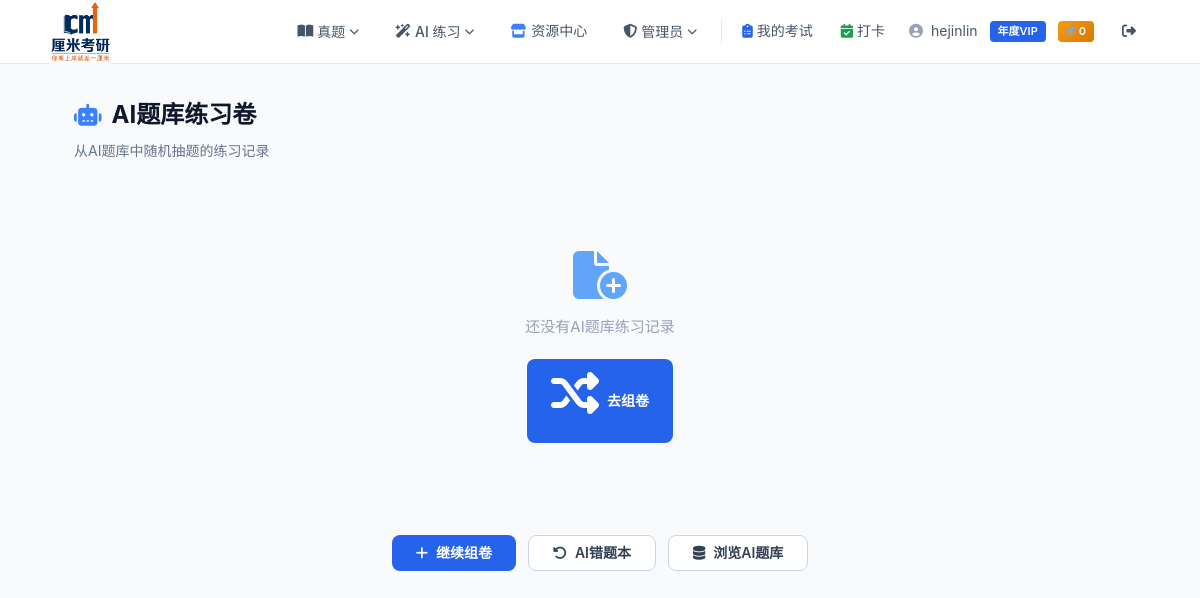
Before: /ai-test/practice/list/ (signed in) with the older database file.
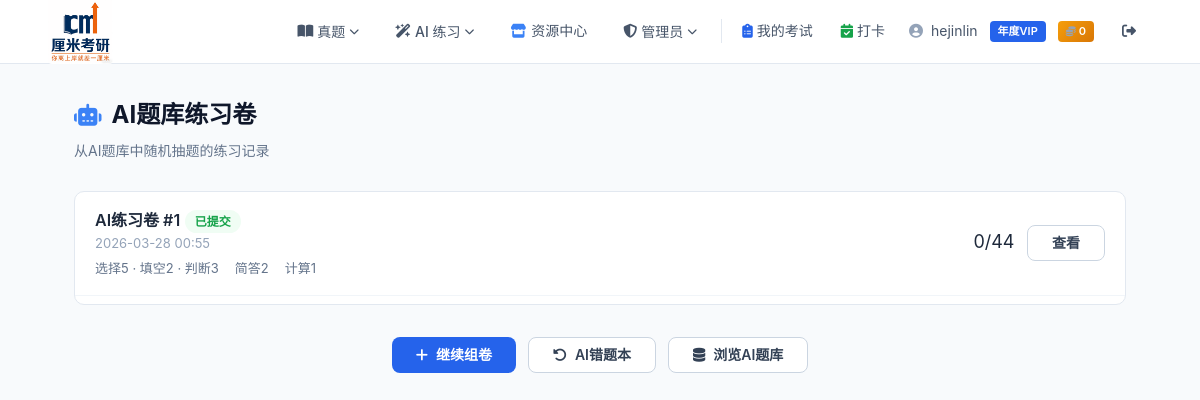
After: the same page with the newer database file.
### ai_test/models.py (models this page shows, shortened)
class AIPracticeExam(models.Model):
    STATUS_CHOICES = [
        ("preview", "预览中"),
        ("taking", "作答中"),
        ("submitted", "已提交"),
    ]
    user = models.ForeignKey(settings.AUTH_USER_MODEL, on_delete=models.CASCADE, verbose_name="用户")
    created_at = models.DateTimeField(auto_now_add=True, verbose_name="创建时间")
    status = models.CharField(max_length=10, choices=STATUS_CHOICES, default="preview", verbose_name="状态")
    duration_seconds = models.IntegerField(default=0, verbose_name="作答时长(秒)")
    score = models.IntegerField(default=0, verbose_name="客观题得分")
    total_objective_score = models.IntegerField(default=0, verbose_name="客观题总分")
    choice_count = models.IntegerField(default=0, verbose_name="选择题数量")
    fill_count = models.IntegerField(default=0, verbose_name="填空题数量")
    judge_count = models.IntegerField(default=0, verbose_name="判断题数量")
    short_count = models.IntegerField(default=0, verbose_name="简答题数量")
    calc_count = models.IntegerField(default=0, verbose_name="计算题数量")
    draw_count = models.IntegerField(default=0, verbose_name="画图题数量")
    class Meta:
        verbose_name = "AI题库练习卷"
        verbose_name_plural = "AI题库练习卷"
        ordering = ["-created_at"]

### kaoyan_project/vip_utils.py (the view)
    @login_required
    def wrapper(request, *args, **kwargs):
        if not request.user.is_vip():
            return redirect(
                reverse("user:vip") + "?from=" + view_func.__name__
            )
        return view_func(request, *args, **kwargs)

### ai_test/views.py (called while the page is built)
@vip_required
def ai_practice_list(request):
    exams = AIPracticeExam.objects.filter(user=request.user).order_by("-created_at")
    return render(request, "ai_test/ai_practice_list.html", {"exams": exams})

### kaoyan_project/vip_utils.py (called while the page is built, shortened)
def vip_required(view_func):
    @login_required
    def wrapper(request, *args, **kwargs):
        if not request.user.is_vip():
            return redirect(
                reverse("user:vip") + "?from=" + view_func.__name__
            )
        return view_func(request, *args, **kwargs)
    wrapper.__name__ = view_func.__name__
    wrapper.__doc__ = view_func.__doc__
    return wrapper

def vip_context(request):
    user = request.user
    if user.is_authenticated:
        is_vip = user.is_vip()
        vip_label = dict(user.VIP_CHOICES).get(user.vip_level, "")
        return {
            "is_vip": is_vip,
            "vip_label": vip_label,
            "is_free_user": not is_vip,
            "user_coins": user.coins,
        }

### user/models.py (called while the page is built)
    def is_vip(self):
        if self.vip_level == 0:
            return False
        if self.vip_expire_date is None:
            return False
        from django.utils import timezone
        return self.vip_expire_date > timezone.now()

### ai_test/templates/ai_test/ai_practice_list.html (shortened to what this page needs)
{% extends "user/base.html" %}
{% block content %}
<div class="page-header">
    <h1 class="page-title"><i class="fa-solid fa-robot"></i> AI题库练习卷</h1>
    <p class="page-subtitle">从AI题库中随机抽题的练习记录</p>
</div>
{% if exams %}
<div class="card" style="padding:0;overflow:hidden;">
    {% for exam in exams %}
    <div class="exam-card" style="border-bottom:1px solid var(--gray-100);">
        <div class="exam-info">
            <div>
                <span style="font-weight:600;color:var(--gray-800);">AI练习卷 #{{ exam.id }}</span>
                <span class="status-tag status-{{ exam.status }}">{{ exam.get_status_display }}</span>
            </div>
            <div class="exam-id">{{ exam.created_at|date:"Y-m-d H:i" }}</div>
            <div class="exam-stats">
                <span>选择{{ exam.choice_count }} · 填空{{ exam.fill_count }} · 判断{{ exam.judge_count }}</span>
                {% if exam.short_count %}<span>简答{{ exam.short_count }}</span>{% endif %}
                {% if exam.calc_count %}<span>计算{{ exam.calc_count }}</span>{% endif %}
            </div>
        </div>
        <div>
            {% if exam.status == "preview" %}
            <a href="{% url 'ai_test:ai_practice_preview' exam.id %}" class="btn btn-outline btn-sm">预览</a>
            <a href="{% url 'ai_test:ai_practice_take' exam.id %}" class="btn btn-primary btn-sm" style="margin-left:8px;">作答</a>
            {% elif exam.status == "taking" %}
            <a href="{% url 'ai_test:ai_practice_take' exam.id %}" class="btn btn-primary btn-sm">继续作答</a>
            {% elif exam.status == "submitted" %}
            <span class="score" style="font-size:18px;">{{ exam.score }}/{{ exam.total_objective_score }}</span>
            <a href="{% url 'ai_test:ai_practice_result' exam.id %}" class="btn btn-outline btn-sm" style="margin-left:8px;">查看</a>
            {% endif %}
        </div>
    </div>
    {% endfor %}
</div>
{% else %}
<div class="empty-state">
    <i class="fa-solid fa-file-circle-plus" style="color:var(--blue-400);"></i>
    <p>还没有AI题库练习记录</p>
    <div style="margin-top:20px;">
        <a href="{% url 'ai_test:ai_practice_create' %}" class="btn btn-primary"><i class="fa-solid fa-shuffle"></i> 去组卷</a>
    </div>
</div>
{% endif %}
<div style="text-align:center;margin:32px 0;display:flex;justify-content:center;gap:12px;">
    <a href="{% url 'ai_test:ai_practice_create' %}" class="btn btn-primary"><i class="fa-solid fa-plus"></i> 继续组卷</a>
    <a href="{% url 'ai_test:ai_wrong_book' %}" class="btn btn-outline"><i class="fa-solid fa-rotate-left"></i> AI错题本</a>
    <a href="{% url 'ai_test:ai_question_list' %}" class="btn btn-outline"><i class="fa-solid fa-database"></i> 浏览AI题库</a>
</div>
{% endblock %}

Changed rows visible on the page:
added AIPracticeExam: id "1", status "已提交", created_at "2026-03-28 00:55", choice_count "5", fill_count "2", judge_count "3", short_count "2", calc_count "1", score "0", total_objective_score "44"
Other visible differences:
text no longer shown: "还没有AI题库练习记录 去组卷"
